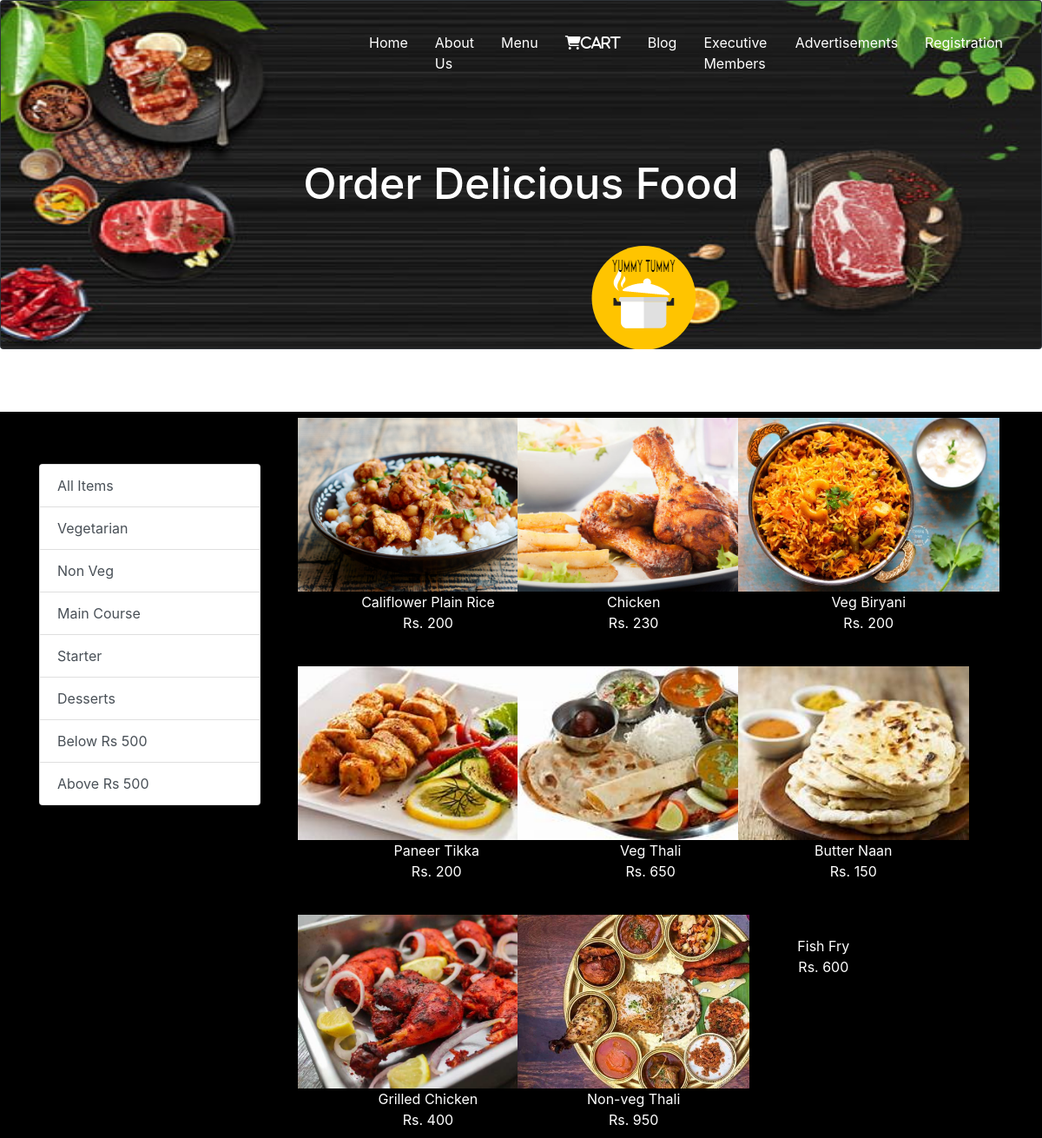
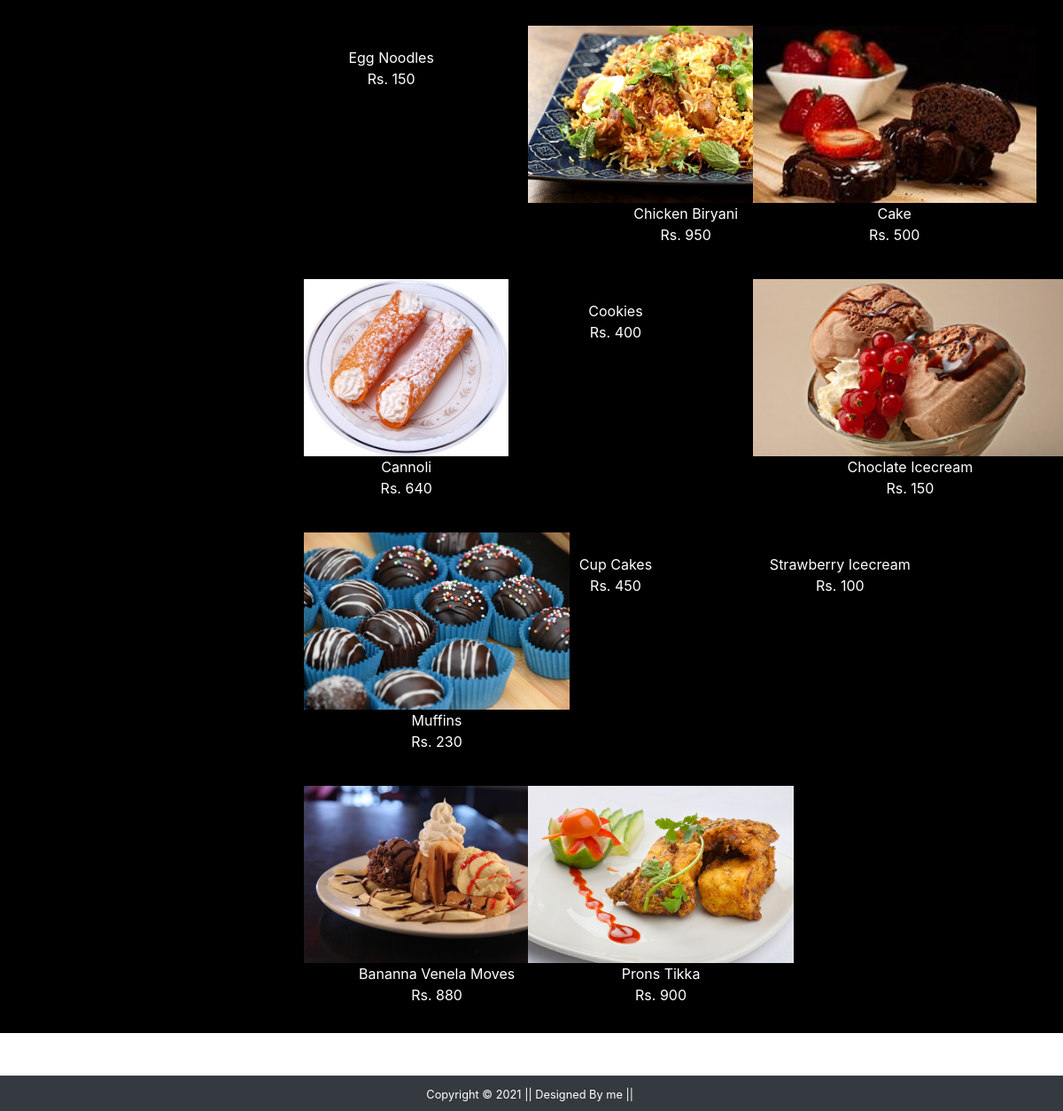
The app's page /menu/ with its own data (2 pictures, top to bottom).
### delicious/models.py (models this page shows)
class Order(models.Model):
    food_image=models.ImageField(upload_to='delicious/')
    price = models.CharField(max_length=100,blank=True)
    offer_price = models.CharField(max_length=100,blank=True)
    des=models.TextField(max_length=2000,blank=True)
    title = models.CharField(max_length=100,blank=True)
    category = models.CharField(choices=CATEGORY_CHOICES,max_length=100)
    type = models.CharField(max_length=100,blank=True)

### delicious/views.py (the view)
# urls.py: path('menu/',delicious.menu,name='menu'),
def menu(request,data=None):
    if data==None:
        menu_info = Order.objects.all()
    elif data=='V':
        menu_info = Order.objects.filter(category='V')
    elif data=='Rice' or data=='Starter':
        menu_info = Order.objects.filter(type=data)
    elif data=='N':
        menu_info = Order.objects.filter(category='N')
    elif data=='D':
        menu_info = Order.objects.filter(category='D')
    elif data=='below':
        menu_info = Order.objects.all().filter(offer_price__lt=500)
    elif data=='above':
        menu_info = Order.objects.all().filter(offer_price__gt=500)
    return render(request,'delicious/menu.html',{'menu_info':menu_info})

### delicious/templates/delicious/menu.html
{% extends 'delicious/base.html' %}
{% block content %}
<div style="background-color: black;">
<div class="container my-5">
    <div class="row">
     <div class="col-sm-3">
       <div class="list-group" style="margin-top: 60px;">
           <a href="{% url 'menu' %}" class="list-group-item list-group-item-action ">
             All Items
           </a>
           <a href="{% url 'menu_item' 'V' %}" class="list-group-item list-group-item-action">Vegetarian</a>
           <a href="{% url 'menu_item' 'N' %}" class="list-group-item list-group-item-action">Non Veg</a>
           <a href="{% url 'menu_item' 'Rice' %}" class="list-group-item list-group-item-action">Main Course</a>
           <a href="{% url 'menu_item' 'Starter' %}" class="list-group-item list-group-item-action">Starter</a>
           <a href="{% url 'menu_item' 'D' %}" class="list-group-item list-group-item-action">Desserts</a>
           <a href="{% url 'menu_item' 'below' %}" class="list-group-item list-group-item-action">Below Rs 500</a>
           <a href="{% url 'menu_item' 'above' %}" class="list-group-item list-group-item-action">Above Rs 500</a>
         </div>
     </div>
     <div class="col-sm-8">
         <div class="row">
      {% for m in menu_info %}
      <div class="col-sm-4 text-center mb-4">
       <a href="{% url 'food_item' m.id %}" class="btn"><div class="item" style="color: white;"><img src="{{m.food_image.url}}" alt="" height="200px"><br><span class="fw-bold">{{m.title}}</span><br><span class="fs-5">Rs. {{m.offer_price}}</span></div></a>
      </div>
      {% endfor %}
         </div>
     </div>
    </div>
   </div>
</div>
{% endblock %}

### delicious/templates/delicious/base.html (shortened to what this page needs)
{% load static %}
<!DOCTYPE html>
<html lang="en">
<head>
    <link rel="stylesheet" href="https://maxcdn.bootstrapcdn.com/bootstrap/4.0.0/css/bootstrap.min.css">
    <link rel="stylesheet" href="https://cdn.jsdelivr.net/npm/@fortawesome/fontawesome-free@5.15.3/css/fontawesome.min.css">
</head>
<body>
      <div class="card bg-dark text-white">
        <img class="card-img" src="{% static 'delicious/web.jpg' %}" alt="Card image" style="height: 400px;">
        <div class="card-img-overlay">
          <nav class="navbar navbar-expand-lg">
            <div class="collapse navbar-collapse" id="navbarNav">
              <ul class="navbar-nav">
                <li class="nav-item active">
                  <a class="nav-link" href="{% url 'home' %}" style="color: white; margin-left: 380px;">Home <span class="sr-only">(current)</span></a>
                </li>
                <li class="nav-item">
                  <a class="nav-link" href="{% url 'about' %}" style="color: white; margin-left: 15px;">About Us</a>
                </li>
                <li class="nav-item">
                  <a class="nav-link" href="{% url 'menu' %}" style="color: white; margin-left: 15px;">Menu</a>
                </li>
                <li class="nav-item">
                    <a class="nav-link" href="{% url 'showcart' %}" style="color: white; margin-left: 15px;"><i class="fas fa-shopping-cart">Cart</i></a>
                </li>
                <li class="nav-item">
                  <a class="nav-link" href="{% url 'blog' %}" style="color: white; margin-left: 15px;">Blog</a>
              </li>
              <li class="nav-item">
                <a class="nav-link" href="{% url 'executive' %}" style="color: white; margin-left: 15px;">Executive Members</a>
            </li>
            <li class="nav-item">
              <a class="nav-link" href="{% url 'advertisement' %}" style="color: white; margin-left: 15px;">Advertisements</a>
          </li>
                <li class="nav-item">
                  <a class="nav-link" href="{% url 'registration' %}" style="color: white; margin-left: 15px;">Registration</a>
              </li>
              </ul>
            </div>
          </nav>
          <h2 style="color: white; text-align: center; margin-top: 80px; font-size: 50px;">Order Delicious Food</h2><br>
         <img src="{% static 'delicious/onlinelogo.png' %}" style="margin-left: 610px; margin-bottom: 20px;">
        </div>
      </div>
      <br>
      {% block content %}
      {% endblock %}
      <footer class="container-fluid bg-dark text-center p-2 mt-5">
        <small class="text-white">Copyright &copy; 2021 || Designed By me || </small>
    </footer>
</body>
</html>

### records on screen
Order: food_image (picture), title "Califlower Plain Rice", offer_price "200"
Order: food_image (picture), title "Chicken", offer_price "230"
Order: food_image (picture), title "Veg Biryani", offer_price "200"
Order: food_image (picture), title "Paneer Tikka", offer_price "200"
Order: food_image (picture), title "Veg Thali", offer_price "650"
Order: food_image (picture), title "Butter Naan", offer_price "150"
Order: food_image (picture), title "Grilled Chicken", offer_price "400"
Order: food_image (picture), title "Non-veg Thali", offer_price "950"
Order: title "Fish Fry", offer_price "600"
Order: title "Egg Noodles", offer_price "150"
Order: food_image (picture), title "Chicken Biryani", offer_price "950"
Order: food_image (picture), title "Cake", offer_price "500"
Order: food_image (picture), title "Cannoli", offer_price "640"
Order: title "Cookies", offer_price "400"
Order: food_image (picture), title "Choclate Icecream", offer_price "150"
Order: food_image (picture), title "Muffins", offer_price "230"
Order: title "Cup Cakes", offer_price "450"
Order: title "Strawberry Icecream", offer_price "100"
Order: food_image (picture), title "Bananna Venela Moves", offer_price "880"
Order: food_image (picture), title "Prons Tikka", offer_price "900"
